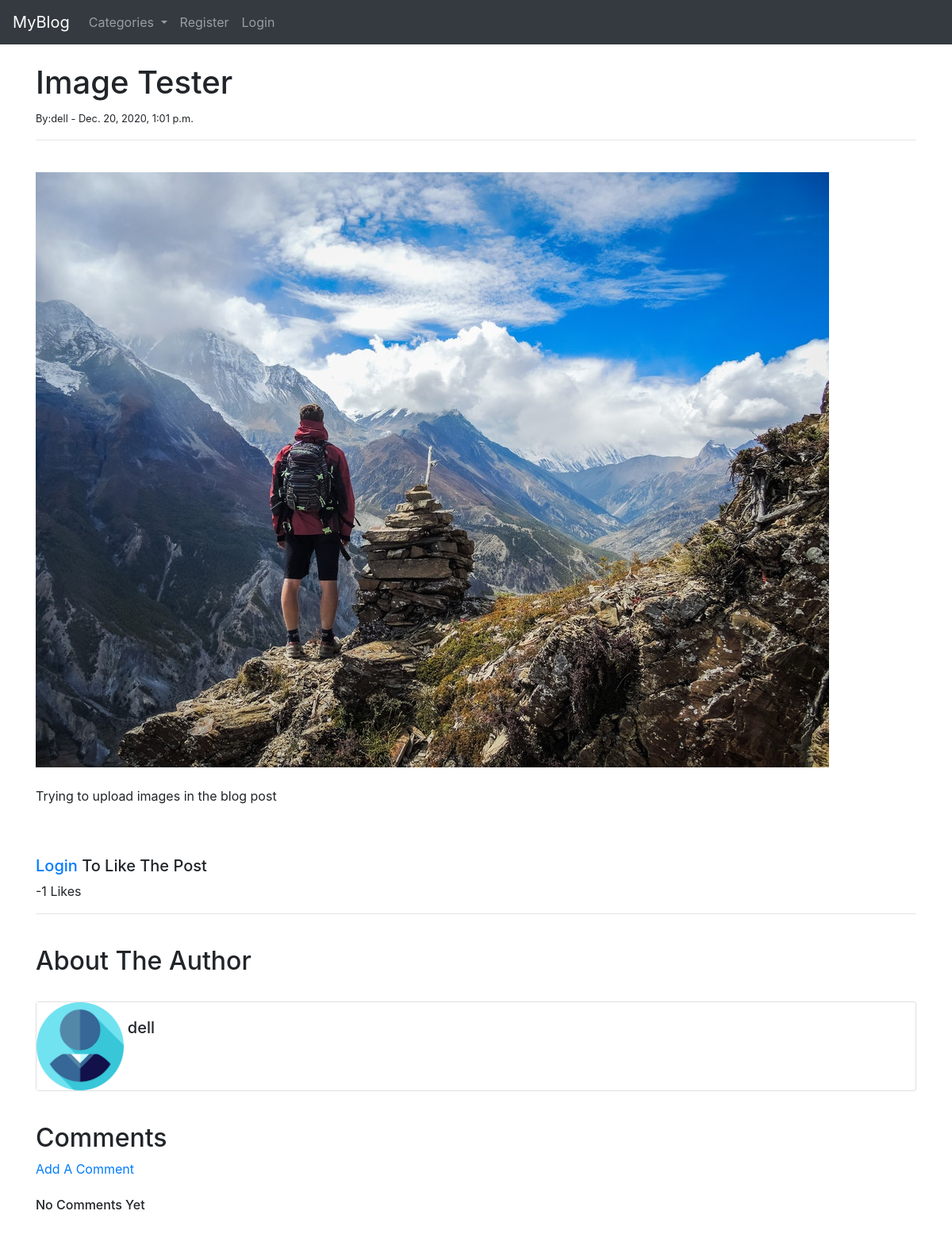
/article/17, run on an earlier commit of the app's database.
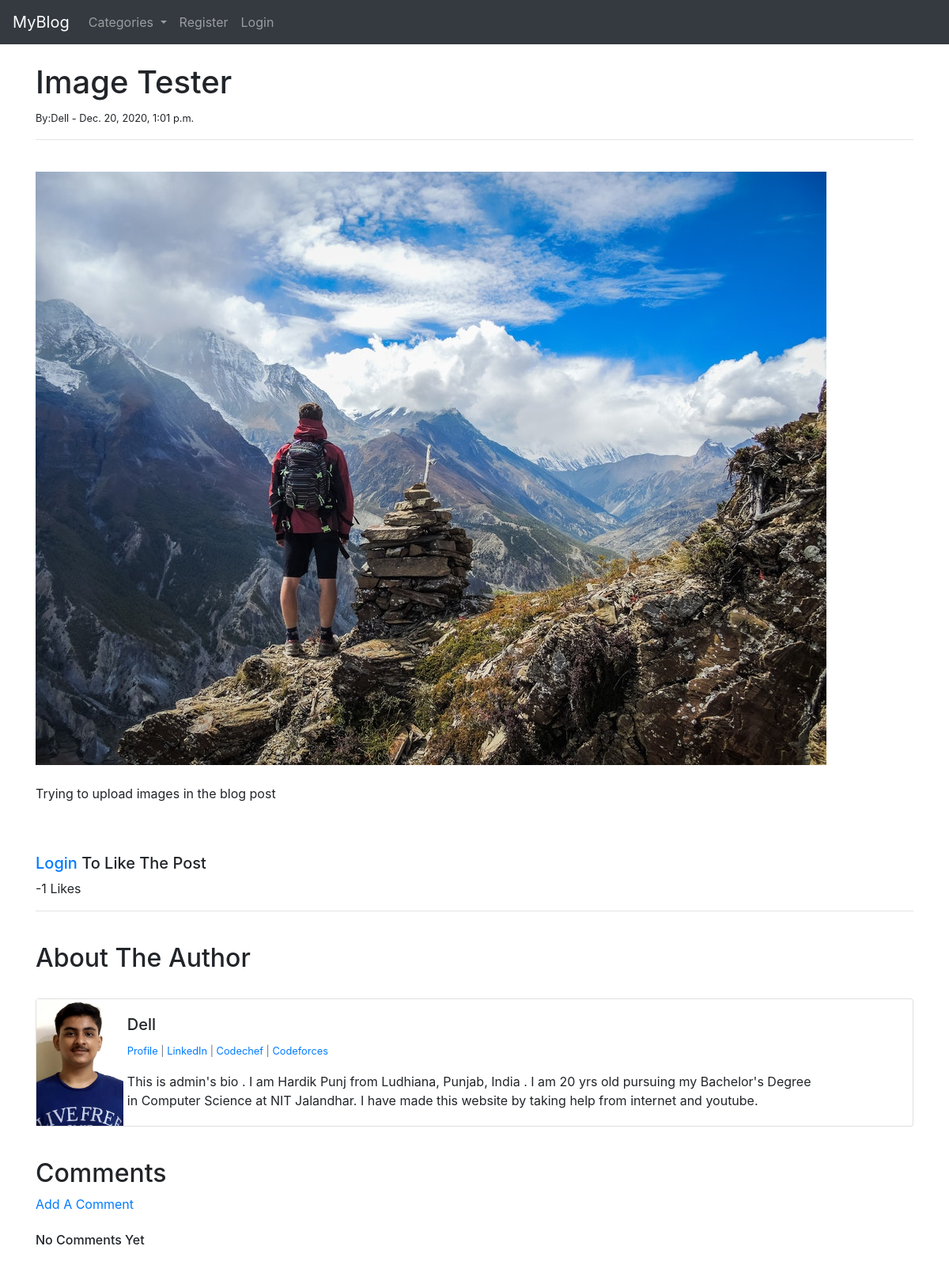
And on a later commit of the database.
### blog/models.py (models this page shows, shortened)
class Post(models.Model):
    title=models.CharField(max_length=200)
    header_image=models.ImageField(null=True ,blank=True,upload_to="images/")
    author=models.ForeignKey(User,on_delete=models.CASCADE)
    body=RichTextField(null=True,blank=True)
    created_at=models.DateTimeField(auto_now_add=True)
    category=models.CharField(max_length=100,default='coding')
    snippet=models.CharField(max_length=255,default='Click The Link Above To Head To The Post')
    like=models.ManyToManyField(User,related_name='blog_posts')
    def total_likes(self):
        return self.like.count()

class Profile(models.Model):
    user =models.OneToOneField(User, null=True, on_delete=models.CASCADE)
    bio=models.TextField()
    profile_pic=models.ImageField(null=True ,blank=True,upload_to="images/profile")
    linkedin_url=models.CharField(max_length=255 , null=True , blank=True)
    codechef_url=models.CharField(max_length=255 , null=True , blank=True)
    codeforces_url=models.CharField(max_length=255 , null=True , blank=True)

### blog/views.py (the view)
# urls.py: path('article/<int:pk>',views.ArticleView.as_view(),name='article'),
class ArticleView(DetailView):
    model=models.Post
    context_object_name='article'
    template_name='article_detail.html'
    def get_context_data(self,*args,**kwargs):
        cat_menu=models.Category.objects.all()
        new_context=super(ArticleView,self).get_context_data(*args,**kwargs)
        like_object=get_object_or_404(models.Post,id=self.kwargs['pk'])
        total_likes=like_object.total_likes()
        liked=False
        if like_object.like.filter(id=self.request.user.id).exists():
            liked=True
        new_context['total_likes']=total_likes
        new_context['cat_menu']=cat_menu
        new_context['liked']=liked
        return new_context

### blog/models.py (called while the page is built)
    def __str__(self):
        return self.name

### templates/article_detail.html (shortened to what this page needs)
{% extends 'base.html' %}
{% load static %}
{% block content%}
    <h1>{{article.title}}</h1>
    <small>By:{{article.author}} - {{article.created_at}}</small>
    <br>
    <hr>
    <br>
    {% autoescape off %}
    {% if article.header_image %}
        <img src="{{article.header_image.url}}" alt="">
        <br>
        <br>
    {% endif %}
    {{article.body|safe}}
    {% endautoescape %}
    <br><br>
    <form action="{% url 'like_post' article.pk %}" method="post" name="postid" value="{{article.id}}">
            {% if user.is_authenticated %}
                {% if liked %}
                    <button type="submit" class="btn btn-danger">Unlike</button>
                {% else %}
                    <button type="submit" class="btn btn-info">Like</button>
                {% endif %}
            {% else %}
                <h5><a href="{% url 'login' %}">Login</a> To Like The Post</h5>
            {% endif %}
        -{{total_likes}} Likes
    </form>
    <hr>
    <br>
    <h2>About The Author</h2>
    <br>
    <div class="card mb-3">
        <div class="row g-0">
          <div class="col-md-1">
            {% if article.author.profile.profile_pic %}
                <img src="{{article.author.profile.profile_pic.url}}" width="170%" height="100%" style="object-fit: cover;">
            {% else %}
            <img src="{% static 'blogcodemy/images/images.png' %}" width="170%" height="100%" style="object-fit: cover;">
            {% endif %}
          </div>
          <div class="col-md-10">
            <div class="card-body">
              <h5 class="card-title">{{article.author}}</h5>
              <p class="small text-muted">
                {% if article.author.profile.id %}
                    <a href="{% url 'profile' article.author.profile.id %}">
                        Profile
                    </a>
                {% endif %}
                 {% if article.author.profile.linkedin_url %}
                    |<a href="{{article.author.profile.linkedin_url}}">
                        LinkedIn
                    </a>
                 {% endif %}
                 {% if article.author.profile.codechef_url%}
                    |<a href="{{article.author.profile.codechef_url}}">
                        Codechef
                    </a>
                 {% endif %}
                 {% if article.author.profile.codeforces_url %}
                 |<a href="{{article.author.profile.codeforces_url}}">
                    Codeforces
                 </a>
                 {% endif %}
                </p>
              <p class="card-text">{{article.author.profile.bio}}</p>
            </div>
          </div>
        </div>
      </div>
      <br>
    <h2>Comments</h2>
    <a href="{% url 'add_comment' article.id %}"> Add A Comment </a>
    <br>
    <br>
    {% if not article.comments.all %}
        <h6>No Comments Yet</h6>
    {% else %}
        {% for comment in article.comments.all%}
            <strong>{{comment.name_of_user}}-{{comment.date_added}}</strong>
            <br>
            {{comment.body}}<br><br>
        {% endfor %}
    {% endif %}
    <br>
{% endblock %}

What changed in the data, as far as the page shows it:
changed through a linked row, Post "Image Tester": author "dell" → "Dell"; author.profile.bio (not shown) → "This is admin's bio . I am Hardik Punj from Ludhiana, Punjab, India . I am 20 yrs old pursuing my Bachelor's Degree in Computer Science at NIT Jalandhar. I have made this website by taking help from internet and youtube."
Also different on the page:
text now shown: "Profile | LinkedIn | Codechef | Codeforces"
